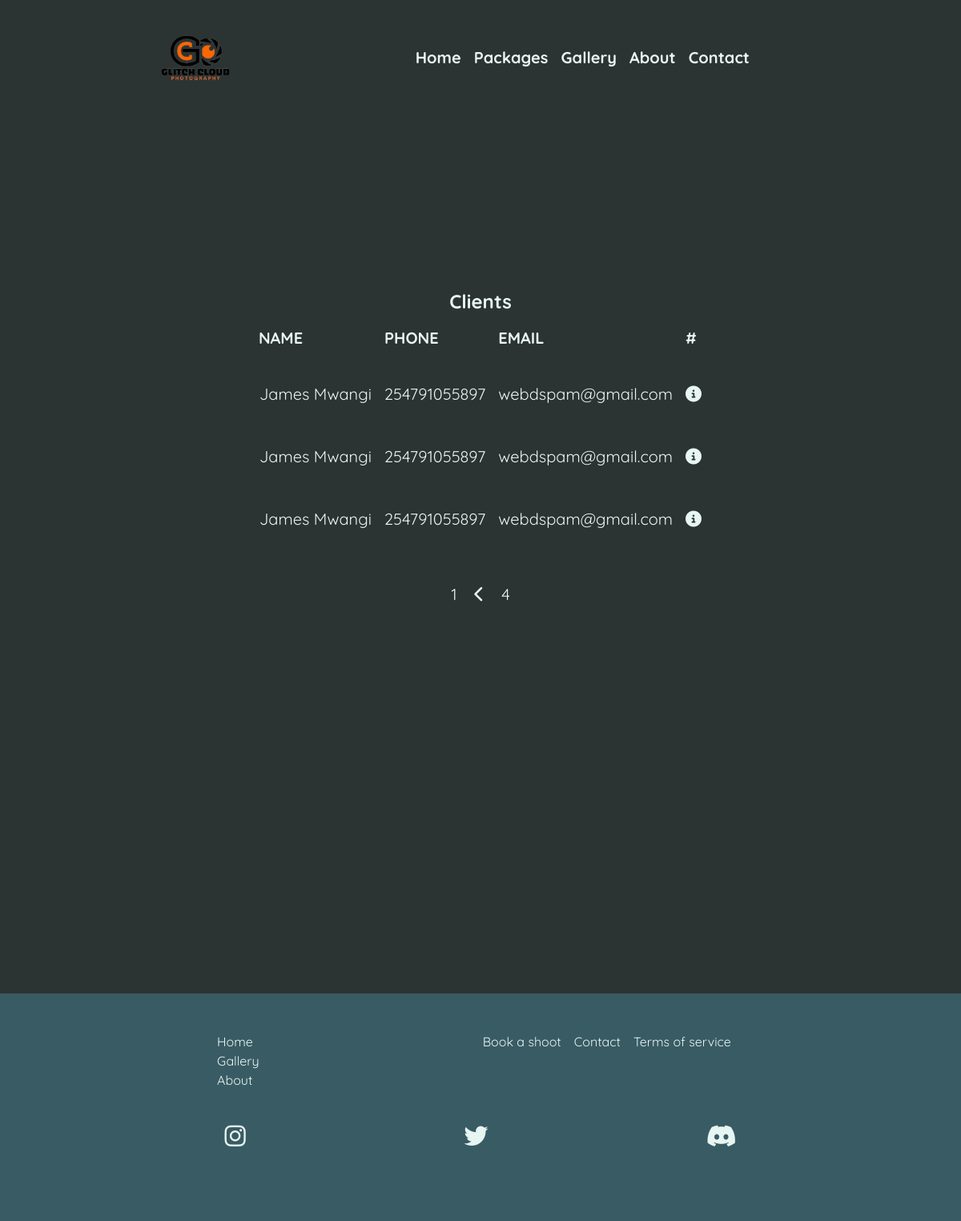
The app's page /dashboard/clients?page=4 (signed in), older data.
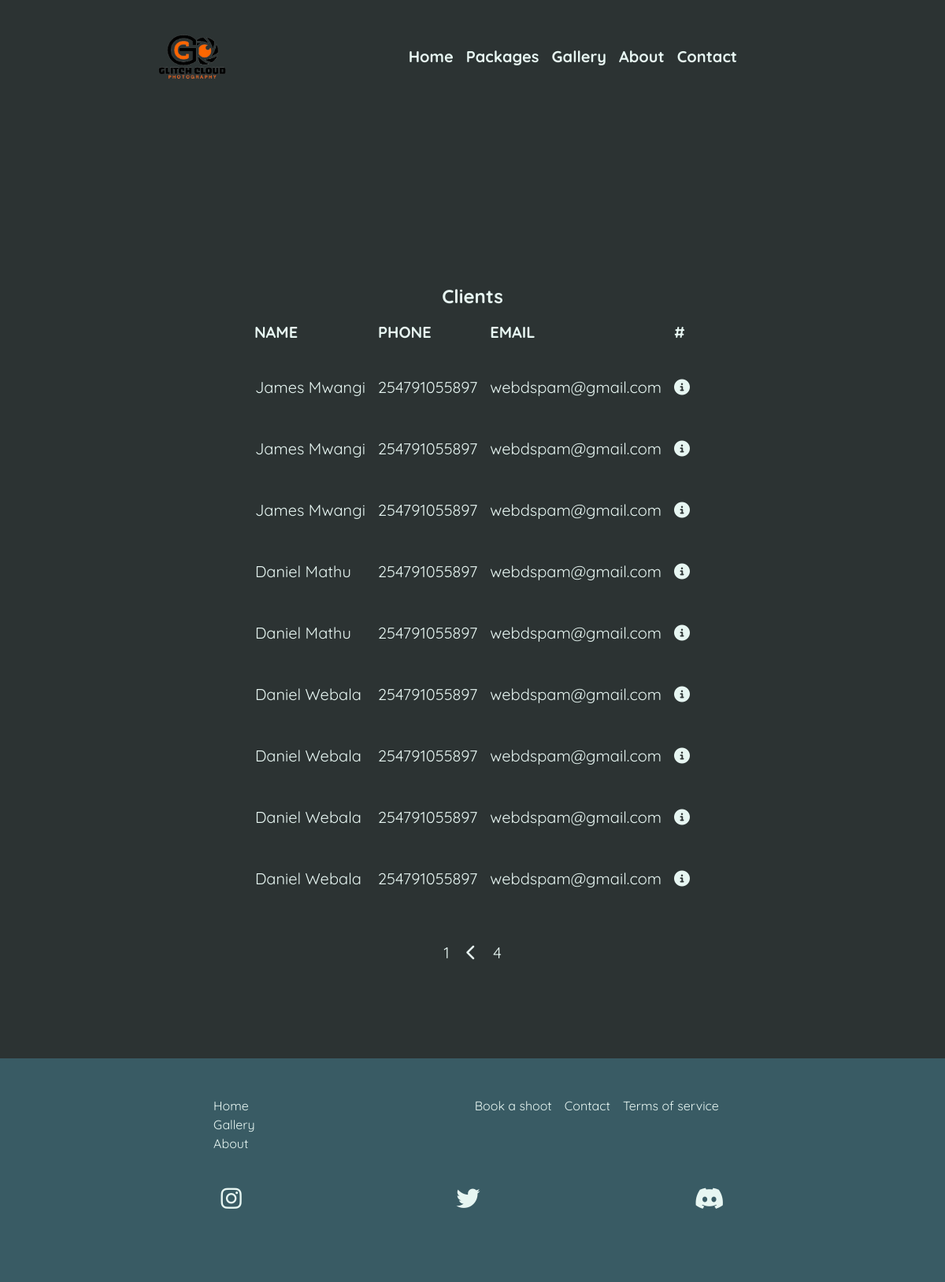
The same page, newer data.
### shop/models.py (models this page shows, shortened)
class Client(models.Model):
    first_name = models.CharField(max_length=20)
    last_name = models.CharField(max_length=20)
    phone = models.CharField(max_length=12)
    email = models.EmailField()

### dashboard/views.py (the view)
# urls.py: path("clients", ClientList.as_view(), name="client-list"),
class ClientList(LoginRequiredMixin, ListView):
    model = Client
    template_name: str = "clients.html"
    context_object_name: str = "clients"
    paginate_by: int = 15

### dashboard/templates/clients.html
{% extends 'base.html' %}
{% block content %}
<section class="shoots min-h-screen">
    <div class="shoots text-xl flex flex-col items-center mt-10">
        <div class="flex justify-start">
            <h1 class="font-bold text-2xl">Clients</h1>
        </div>
        <table class="table-auto">
            <thead class="uppercase text-left">
                <tr>
                    <th class="py-3 px-2 md:px-10">Name</th>
                    <th class="py-3 px-2 md:px-10">Phone</th>
                    <th class="py-3 px-2 md:px-10">Email</th>
                    <th class="py-3 px-2 md:px-10">#</th>
                </tr>
            </thead>
            <tbody>
                {% for client in clients %}
                <tr
                    class="border-2 border-backgroundPrimary {% if shoot.booked %} text-green-700 {% else %} text-textPrimary {% endif %}">
                    <td class="py-4 px-2 md:px-10 ">
                        {{client.first_name}} {{client.last_name}}
                    </td>
                    <td class="py-4 px-2 md:px-10 ">
                        {{client.phone}}
                    </td>
                    <td class="py-4 px-2 md:px-10 ">
                        {{client.email}}
                    </td>
                    <td class="py-4 px-2 md:px-10 text-center">
                        <a href="/dashboard/client/{{client.id}}">
                            <i class="fa-solid fa-circle-info"></i>
                        </a>
                    </td>
                </tr>
                {% endfor %}
            </tbody>
        </table>
        {% include 'paginator.html' %}
    </div>
</section>
{% endblock %}

Row changes from the older to the newer data that the page shows:
added Client: first_name "Daniel", last_name "Mathu", phone "254791055897", email "webdspam@gmail.com"
added Client: first_name "Daniel", last_name "Mathu", phone "254791055897", email "webdspam@gmail.com"
added Client: first_name "Daniel", last_name "Webala", phone "254791055897", email "webdspam@gmail.com"
added Client: first_name "Daniel", last_name "Webala", phone "254791055897", email "webdspam@gmail.com"
added Client: first_name "Daniel", last_name "Webala", phone "254791055897", email "webdspam@gmail.com"
added Client: first_name "Daniel", last_name "Webala", phone "254791055897", email "webdspam@gmail.com"
